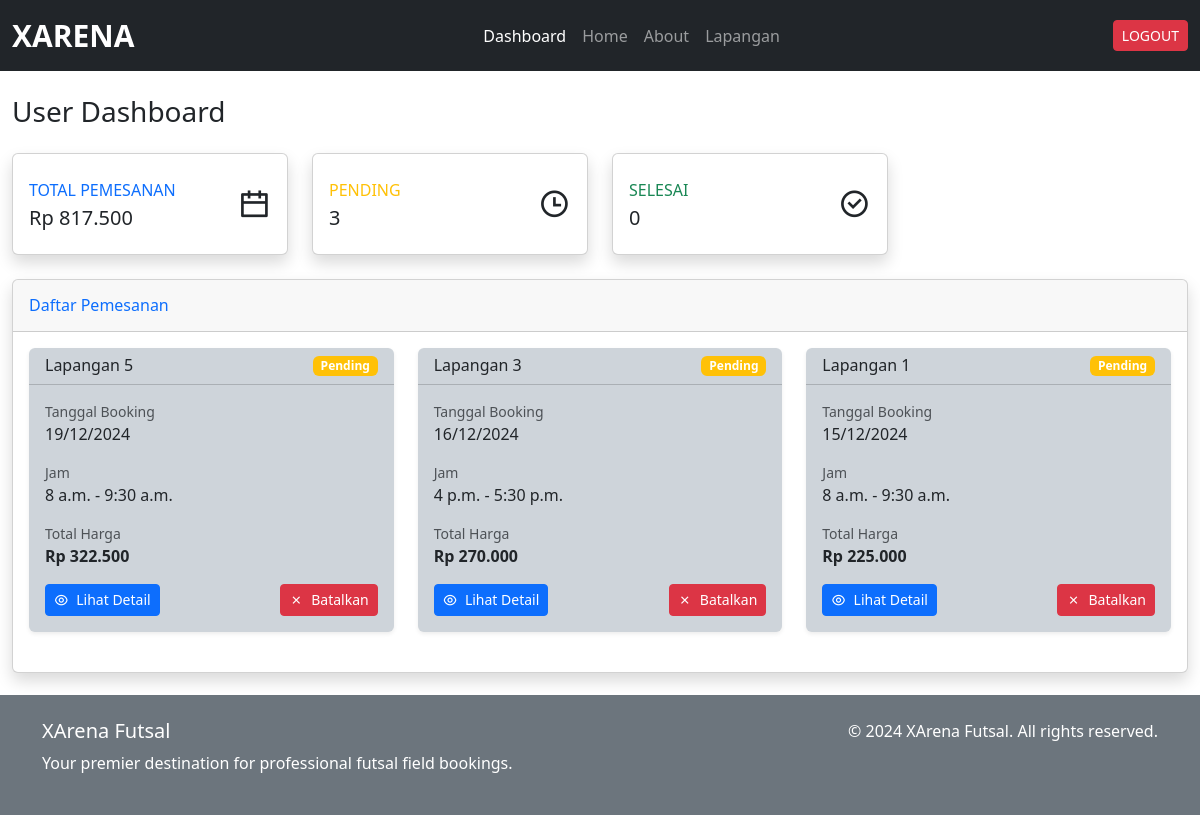
The page /dashboard/ (signed in) on the database as committed earlier.
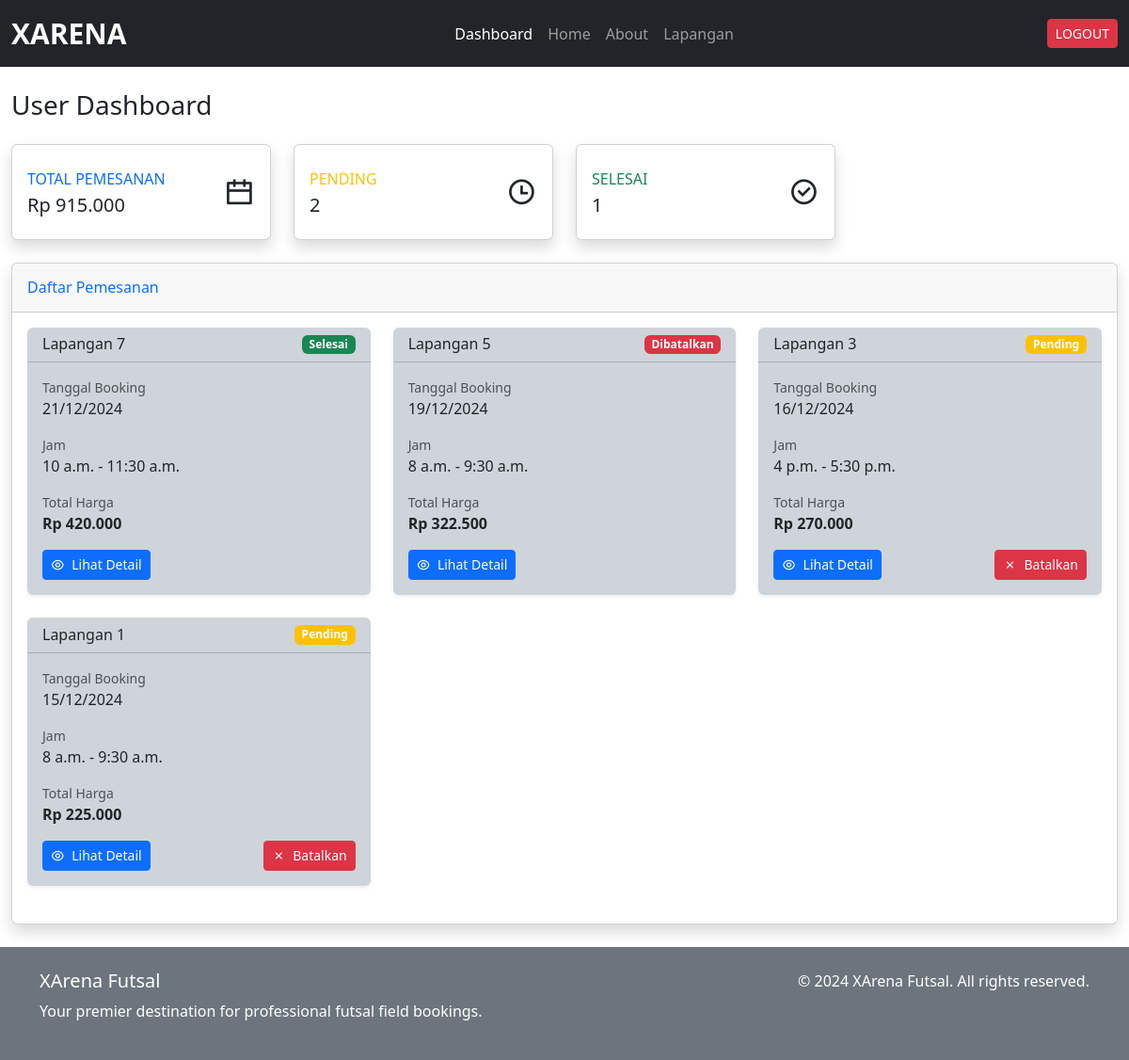
The same page on the database as committed later.
### xarena_app/models.py (models this page shows, shortened)
class Pemesanan(models.Model):
    user = models.ForeignKey(
        settings.AUTH_USER_MODEL,
        on_delete=models.CASCADE,
        related_name='pemesanan_user',
        help_text="User yang melakukan pemesanan"
    )
    staff = models.ForeignKey(
        settings.AUTH_USER_MODEL,
        on_delete=models.CASCADE,
        null=True,
        blank=True,
        related_name='pemesanan_staff',
        help_text="Staff yang memproses pemesanan"
    )
    jadwal = models.ForeignKey(Jadwal, on_delete=models.CASCADE, help_text="Jadwal pemesanan")
    metode_pembayaran = models.CharField(max_length=20, choices=(
        ('transfer', 'Transfer Bank'),
        ('cash', 'Cash'),
    ), default='transfer')
    status = models.CharField(max_length=20, choices=(
        ('pending', 'Pending'),
        ('diterima', 'Diterima'),
        ('selesai', 'Selesai'),
        ('dibatalkan', 'Dibatalkan'),
    ), default='pending')
    created_at = models.DateTimeField(auto_now_add=True)
    updated_at = models.DateTimeField(auto_now=True)
    def hitung_harga(self):
        durasi = timedelta(
            hours=self.jadwal.jam_selesai.hour, minutes=self.jadwal.jam_selesai.minute
        ) - timedelta(
            hours=self.jadwal.jam_mulai.hour, minutes=self.jadwal.jam_mulai.minute
        )
        total_jam = Decimal(str(durasi.total_seconds() / 3600))
        return self.jadwal.lapangan.harga_per_jam * total_jam

class Jadwal(models.Model):
    lapangan = models.ForeignKey(Lapangan, on_delete=models.CASCADE)
    tanggal = models.DateField()
    jam_mulai = models.TimeField()
    jam_selesai = models.TimeField()
    is_available = models.BooleanField(default=True)

class Lapangan(models.Model):
    nama = models.CharField(max_length=100)
    deskripsi = models.TextField(max_length=500)
    harga_per_jam = models.DecimalField(max_digits=10, decimal_places=2)
    gambar = models.ImageField(upload_to='lapangan_images/', blank=True, null=True)
    is_available = models.BooleanField(default=True)

### xarena_app/views.py (the view)
# urls.py: path('dashboard/', views.dashboard_user, name='dashboard_user'),
@login_required
def dashboard_user(request):
    if request.user.is_staff or request.user.is_superuser:
        raise PermissionDenied
    pemesanan = Pemesanan.objects.filter(
        user=request.user
    ).select_related(
        'jadwal',
        'jadwal__lapangan'
    ).order_by('-created_at')
    pesanan = pemesanan.exclude(status='dibatalkan')
    total = sum(pesan.hitung_harga() for pesan in pesanan)
    context = {
        'pemesanan': pemesanan,
        'total': total,
        'pending_bookings': pemesanan.filter(status='pending').count(),
        'completed_bookings': pemesanan.filter(status='selesai').count()
    }
    return render(request, 'user/dashboard_user.html', context)

### xarena_app/templatetags/currency_filters.py (called while the page is built)
@register.filter
def rupiah(value):
    try:
        return f"Rp {int(value):,}".replace(',', '.')
    except (ValueError, TypeError):
        return "-"

### templates/user/dashboard_user.html (shortened to what the changed rows need)
{% extends '../base.html' %} {% load static %} {% load currency_filters %}
{% block content %}
<div class="container-fluid mt-4">
  <div class="d-sm-flex align-items-center justify-content-between mb-4">
    <h1 class="h3 mb-0 text-gray-800">User Dashboard</h1>
  </div>
  <div class="row">
    <div class="col-xl-3 col-md-6 mb-4">
      <div class="card border-left-primary shadow h-100 py-2">
        <div class="card-body">
          <div class="row no-gutters align-items-center">
            <div class="col mr-2">
              <div
                class="text-xs font-weight-bold text-primary text-uppercase mb-1"
              >
                Total Pemesanan
              </div>
              <div class="h5 mb-0 font-weight-bold text-gray-800">
                {{ total|rupiah }}
              </div>
            </div>
          </div>
        </div>
      </div>
    </div>
    <div class="col-xl-3 col-md-6 mb-4">
      <div class="card border-left-warning shadow h-100 py-2">
        <div class="card-body">
          <div class="row no-gutters align-items-center">
            <div class="col mr-2">
              <div
                class="text-xs font-weight-bold text-warning text-uppercase mb-1"
              >
                Pending
              </div>
              <div class="h5 mb-0 font-weight-bold text-gray-800">
                {{ pending_bookings }}
              </div>
            </div>
          </div>
        </div>
      </div>
    </div>
    <div class="col-xl-3 col-md-6 mb-4">
      <div class="card border-left-success shadow h-100 py-2">
        <div class="card-body">
          <div class="row no-gutters align-items-center">
            <div class="col mr-2">
              <div
                class="text-xs font-weight-bold text-success text-uppercase mb-1"
              >
                Selesai
              </div>
              <div class="h5 mb-0 font-weight-bold text-gray-800">
                {{ completed_bookings }}
              </div>
            </div>
          </div>
        </div>
      </div>
    </div>
  </div>
  <div class="card shadow mb-4">
    <div class="card-body">
      <div class="row">
        {% for item in pemesanan %}
        <div class="col-lg-4 col-md-6 mb-4">
          <div class="card h-100 border-0 shadow-sm bg-dark-subtle text-dark">
            <div class="card-header bg-transparent">
              <div class="d-flex justify-content-between align-items-center">
                <h6 class="m-0 font-weight-bold">{{ item.jadwal.lapangan.nama }}</h6>
                <span class="badge {% if item.status == 'pending' %}bg-warning{% elif item.status == 'diterima' %}bg-info{% elif item.status == 'dibatalkan' %}bg-danger{% else %}bg-success{% endif %}">
                  {{ item.status|capfirst }}
                </span>
              </div>
            </div>
            <div class="card-body">
              <div class="mb-3">
                <small class="text-muted d-block">Tanggal Booking</small>
                <span>{{ item.jadwal.tanggal|date:"d/m/Y" }}</span>
              </div>
              <div class="mb-3">
                <small class="text-muted d-block">Jam</small>
                <span>{{ item.jadwal.jam_mulai }} - {{ item.jadwal.jam_selesai }}</span>
              </div>
              <div class="mb-3">
                <small class="text-muted d-block">Total Harga</small>
                <span class="fw-bold">{{ item.hitung_harga|rupiah }}</span>
              </div>
              <div class="d-flex justify-content-between mt-3">
                <a href="{% url 'detail_pemesanan_user' item.id %}" class="btn btn-primary btn-sm">
                  <i class="ri-eye-line me-1"></i> Lihat Detail
                </a>
                {% if item.status == 'pending' %}
                <a href="{% url 'cancel_pemesanan' item.id %}" class="btn btn-danger btn-sm">
                  <i class="ri-close-line me-1"></i> Batalkan
                </a>
                {% endif %}
              </div>
            </div>
          </div>
        </div>
        {% endfor %}
      </div>
    </div>
  </div>
</div>
{% endblock %}

Rows that differ between the two databases and show on the page:
added Pemesanan: jadwal.lapangan.nama "Lapangan 7", status "Selesai", jadwal.tanggal "21/12/2024", jadwal.jam_mulai "10 a.m.", jadwal.jam_selesai "11:30 a.m.", hitung_harga|rupiah "Rp 420.000"
changed Pemesanan "Lapangan 5": status "Pending" → "Dibatalkan"; no longer shows "Batalkan"
Other text that changed with them:
{{ total|rupiah }}: "Rp 817.500" → "Rp 915.000"
{{ pending_bookings }}: "3" → "2"
{{ completed_bookings }}: "0" → "1"
